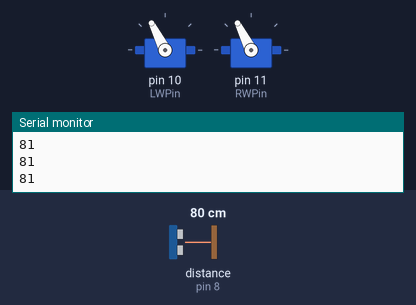
This sketch was run on a simulated Arduino Uno, built with avr-gcc and run on an emulated ATmega328P. Parts: 2 × servo, the last lines printed to the serial monitor. Wiring (inferred from the names in the program): ultrasonic range finder: trigger pin 9; echo pin 8. The test bench sets the inputs (shaded band); at power-on: distance to the obstacle (sensor on pin 8) 80 cm. The echo pulse lasts 58.3 µs per cm.

Above: at 1.2 s.
1.3 s: distance to the obstacle (sensor on pin 8) set to 33 cm
2.8 s: distance to the obstacle (sensor on pin 8) set to 27 cm
At 3.6 s:
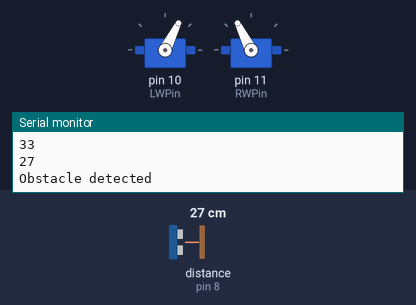
5.8 s: distance to the obstacle (sensor on pin 8) set to 35 cm
At 7.0 s:
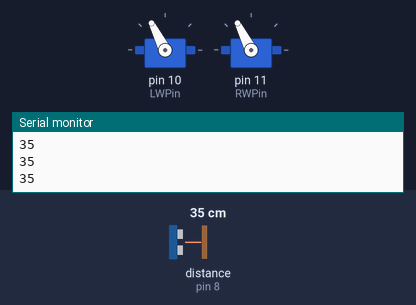
7.3 s: distance to the obstacle (sensor on pin 8) set to 2 cm
At 8.7 s:
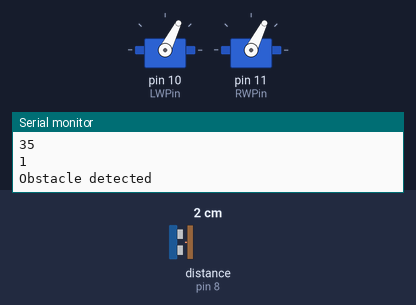
Timing chart, 0 to 11.3 s (numbered marks = the images above; inputs shaded):
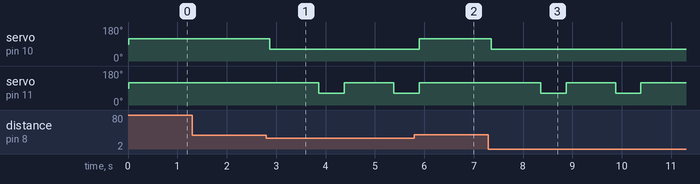

Measured:
- the behaviour switches between 30 and 29 cm on distance to the obstacle (sensor on pin 8) (found by bisection; images 0 and 1)
- after the input at 2.8 s, servo on pin 10 (LWPin): 117° → 63° after 0.07 s; servo on pin 11 (RWPin): 117° → 63° after 1.1 s, → 117° 0.51 s later, → 63° 1.0 s later
- after the input at 5.8 s, servo on pin 10 (LWPin): 63° → 117° after 0.09 s; servo on pin 11 (RWPin): goes on until 5.9 s, then stays 117°
- after the input at 7.3 s, servo on pin 10 (LWPin): 117° → 63° after 0.06 s; servo on pin 11 (RWPin): alternates 117° for 1.0 s and 63° for 0.51 s, starting after 1.1 s

The sketch:

Robot-Obstacle.ino
```cpp
// This code is based on a program called "Sweep"
// by BARRAGAN <http://barraganstudio.com>
// (which is an example placed in the public domain found under the example menu of the Arduino IDE)
// and we also utilize the Servo.h Library

//Creative commons license for my modifications
//
//I created additional functions created for handling continuous-rotation-servos as motors
//Forward, Backward, RotateLeft, RotateRight, Stop, and attachServo
//by gskielian  < http://www.kielian.net >

double ForwardSpeed = 30.0;
double RotateSpeed = 30.0;
double BackwardSpeed = 30.0;

//storage
long duration;
long cm;
long distance;

//nicknames

int echoPin = 8;
int trigPin = 9;


#include <Servo.h>

Servo LeftWheel;  // create servo object to control a servo
Servo RightWheel;  // create servo object to control a servo

// Note: a maximum of eight servo objects can be created

int LWPin = 10; //set the pin number for your left servo-motors (just change the number if not pin 9)
int RWPin = 11; //right-wheel control pin


void setup()
{
  pinMode(echoPin, INPUT);
  pinMode(trigPin, OUTPUT);

  LeftWheel.attach( LWPin );  //  Connects LeftWheel to the pin LWPin
  RightWheel.attach( RWPin );  // Connects another wheel to be controlled by the pin RWPinf
  Serial.begin(9600);
}


void loop()
{

     distance = getDistance();
     Serial.println(distance);

     if( distance < 30)
     {
      Serial.println("Obstacle detected");
    Forward(1);
     RotateRight(0.5);
     }
     else
     {
      RotateLeft(0.1);
     }
    //Forward(0.4); // Full steam ahead!
    // Backward(4);
   //  RotateLeft(2);
   //  RotateRight(2);
   //  Stop(3);
}
long getDistance()
{
 //Triggering the ultrasonic to measure
  digitalWrite(trigPin,LOW);
  delayMicroseconds(2);

  digitalWrite(trigPin,HIGH);
  delayMicroseconds(80);

  digitalWrite(trigPin,LOW);
  //

  //measure how long it takes to hear the echo
  duration = pulseIn(echoPin,HIGH);
  //

  //57 microseconds for 1 cm
  cm = duration/57;
  //
  delay(10);
  return cm;


}


void Forward(double seconds)
{
    double speed = ForwardSpeed;

     attachServos(); //in case we disconnected them

     //The CRS thinks it is always at 90 degrees
     //if you tell it to go to 180 degrees it will go really fast clock-wise
     //0 degrees really quickly counterclockwise
     // 95 really slowly clockwise

    double leftspeed = (-speed/100.0*90.0 + 90) ;
    double rightspeed = (speed/100.0*90.0 + 90) ;  // translates it to servo-speak (servo input is from 0-180)

    LeftWheel.write( (int) leftspeed);
    RightWheel.write((int) rightspeed); // Right wheel is backwards

   //delay wants an integer number of milliseconds, we turn seconds to milliseconds
   //then we turn the result into an int
   delay((int) (seconds*1000));
}


void Backward ( double seconds)
{
    double speed = BackwardSpeed;

    attachServos(); //in case we disconnected them

    double leftspeed = (speed/100.0*90.0 + 90) ;
    double rightspeed = (-speed/100.0*90.0 + 90) ;  // translates it to servo-speak (servo input is from 0-180)

    LeftWheel.write( (int) leftspeed);
    RightWheel.write((int) rightspeed);

    delay((int) (seconds*1000));
}


void RotateLeft (double seconds)
{
    double speed = RotateSpeed;

    attachServos(); //in case we disconnected them

    double leftspeed = (speed/100.0*90.0 + 90) ;  // translates it to servo-speak (servo input is from 0-180)
    double rightspeed = (speed/100.0*90.0 + 90) ;  // translates it to servo-speak (servo input is from 0-180)

    LeftWheel.write((int) leftspeed);
    RightWheel.write((int) rightspeed);
    delay((int) (seconds*1000));
}

void RotateRight (double seconds)
{
    double speed = RotateSpeed;

    attachServos(); //in case we disconnected them

    double leftspeed =  (-speed/100.0*90.0 + 90) ;  // translates it to servo-speak (servo input is from 0-180)
    double rightspeed =  (-speed/100.0*90.0 + 90) ;  // translates it to servo-speak (servo input is from 0-180)

    LeftWheel.write((int) leftspeed);
    RightWheel.write((int) rightspeed);

    delay((int) (seconds*1000));
}


void Stop( double seconds)
{
  LeftWheel.detach();  //to stop the motors, we have the Arduino stop sending signals entirely
  RightWheel.detach();

  delay((int) (seconds*1000));
}


void attachServos()
{
   LeftWheel.attach(LWPin);
   RightWheel.attach(RWPin);
}
```
